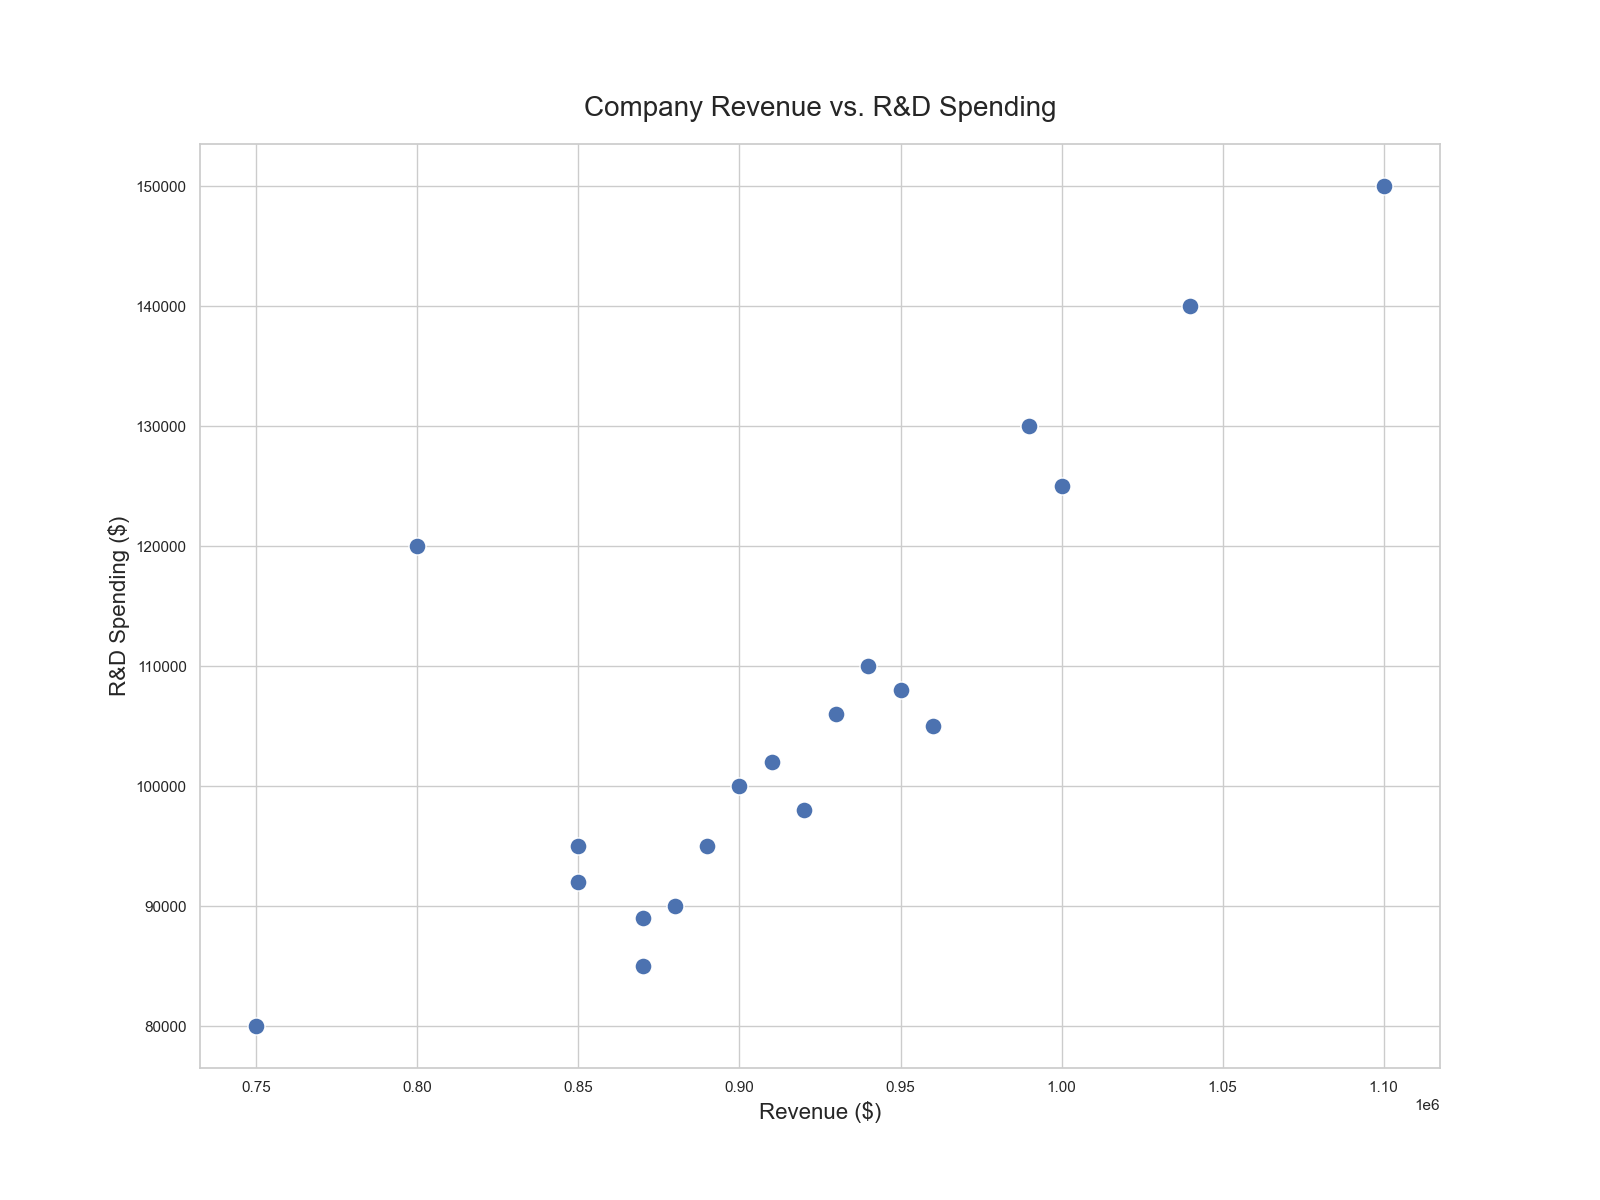

The Python source for this figure:

import seaborn as sns
import pandas as pd
import matplotlib.pyplot as plt

data = {
    'Company': ['Company A', 'Company B', 'Company C', 'Company D', 'Company E', 
                'Company F', 'Company G', 'Company H', 'Company I', 'Company J', 
                'Company K', 'Company L', 'Company M', 'Company N', 'Company O', 
                'Company P', 'Company Q', 'Company R', 'Company S', 'Company T'],
    'Revenue': [800000, 900000, 850000, 1100000, 750000, 940000, 990000, 1040000, 
                880000, 960000, 870000, 920000, 1000000, 910000, 870000, 950000, 
                990000, 850000, 930000, 890000],
    'RD_Spending': [120000, 100000, 95000, 150000, 80000, 110000, 130000, 140000, 
                    90000, 105000, 85000, 98000, 125000, 102000, 89000, 108000, 
                    130000, 92000, 106000, 95000]
}

df = pd.DataFrame(data)

plt.figure(figsize=(16, 12))
sns.scatterplot(data=df, x='Revenue', y='RD_Spending', 
                palette=['#FF5733', '#33FF57', '#3357FF'], 
                s=150)  # Adjusted marker size

plt.title('Company Revenue vs. R&D Spending', fontsize=20, pad=20)
plt.xlabel('Revenue ($)', fontsize=16)
plt.ylabel('R&D Spending ($)', fontsize=16)

plt.show()
